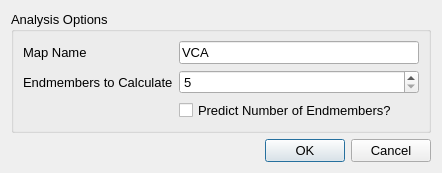
<?xml version="1.0" encoding="UTF-8"?>
<ui version="4.0">
 <class>VCADialog</class>
 <widget class="QDialog" name="VCADialog">
  <property name="geometry">
   <rect>
    <x>0</x>
    <y>0</y>
    <width>442</width>
    <height>172</height>
   </rect>
  </property>
  <property name="font">
   <font>
    <pointsize>10</pointsize>
   </font>
  </property>
  <property name="windowTitle">
   <string>Vertex Component Analysis</string>
  </property>
  <property name="windowIcon">
   <iconset resource="../../resources.qrc">
    <normaloff>:/icons/vespuccilogo.ico</normaloff>:/icons/vespuccilogo.ico</iconset>
  </property>
  <layout class="QVBoxLayout" name="verticalLayout">
   <item>
    <widget class="QGroupBox" name="groupBox_2">
     <property name="title">
      <string>Analysis Options</string>
     </property>
     <layout class="QFormLayout" name="formLayout_2">
      <item row="1" column="0">
       <widget class="QLabel" name="label_4">
        <property name="text">
         <string>Endmembers to Calculate</string>
        </property>
       </widget>
      </item>
      <item row="1" column="1">
       <widget class="QSpinBox" name="endmembersSpinBox">
        <property name="minimum">
         <number>5</number>
        </property>
       </widget>
      </item>
      <item row="2" column="1">
       <widget class="QCheckBox" name="predictionCheckBox">
        <property name="text">
         <string>Predict Number of Endmembers?</string>
        </property>
       </widget>
      </item>
      <item row="0" column="0">
       <widget class="QLabel" name="label">
        <property name="text">
         <string>Map Name</string>
        </property>
       </widget>
      </item>
      <item row="0" column="1">
       <widget class="QLineEdit" name="nameLineEdit">
        <property name="text">
         <string>VCA</string>
        </property>
       </widget>
      </item>
     </layout>
    </widget>
   </item>
   <item>
    <widget class="QDialogButtonBox" name="buttonBox">
     <property name="orientation">
      <enum>Qt::Horizontal</enum>
     </property>
     <property name="standardButtons">
      <set>QDialogButtonBox::Cancel|QDialogButtonBox::Ok</set>
     </property>
    </widget>
   </item>
  </layout>
 </widget>
 <resources>
  <include location="../../resources.qrc"/>
 </resources>
 <connections/>
</ui>
